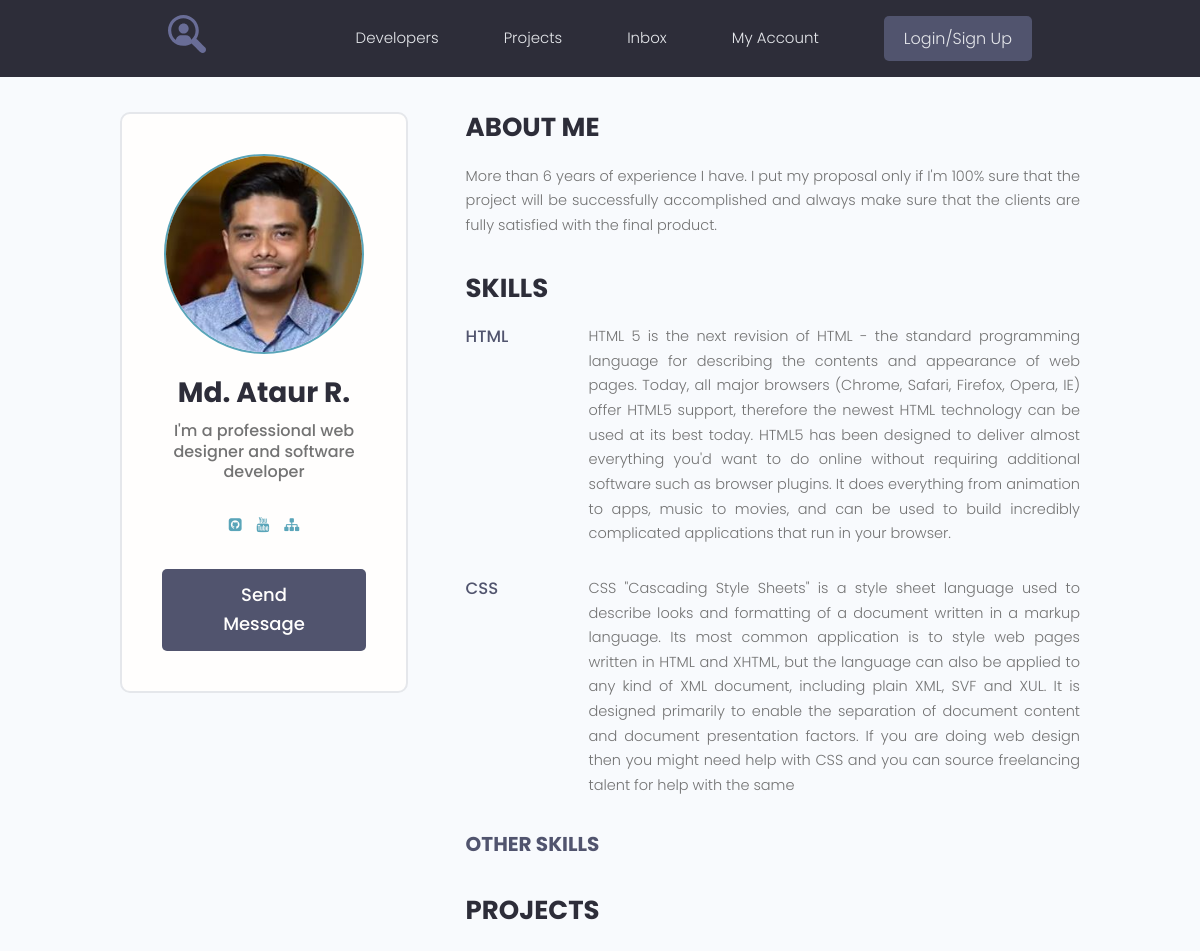
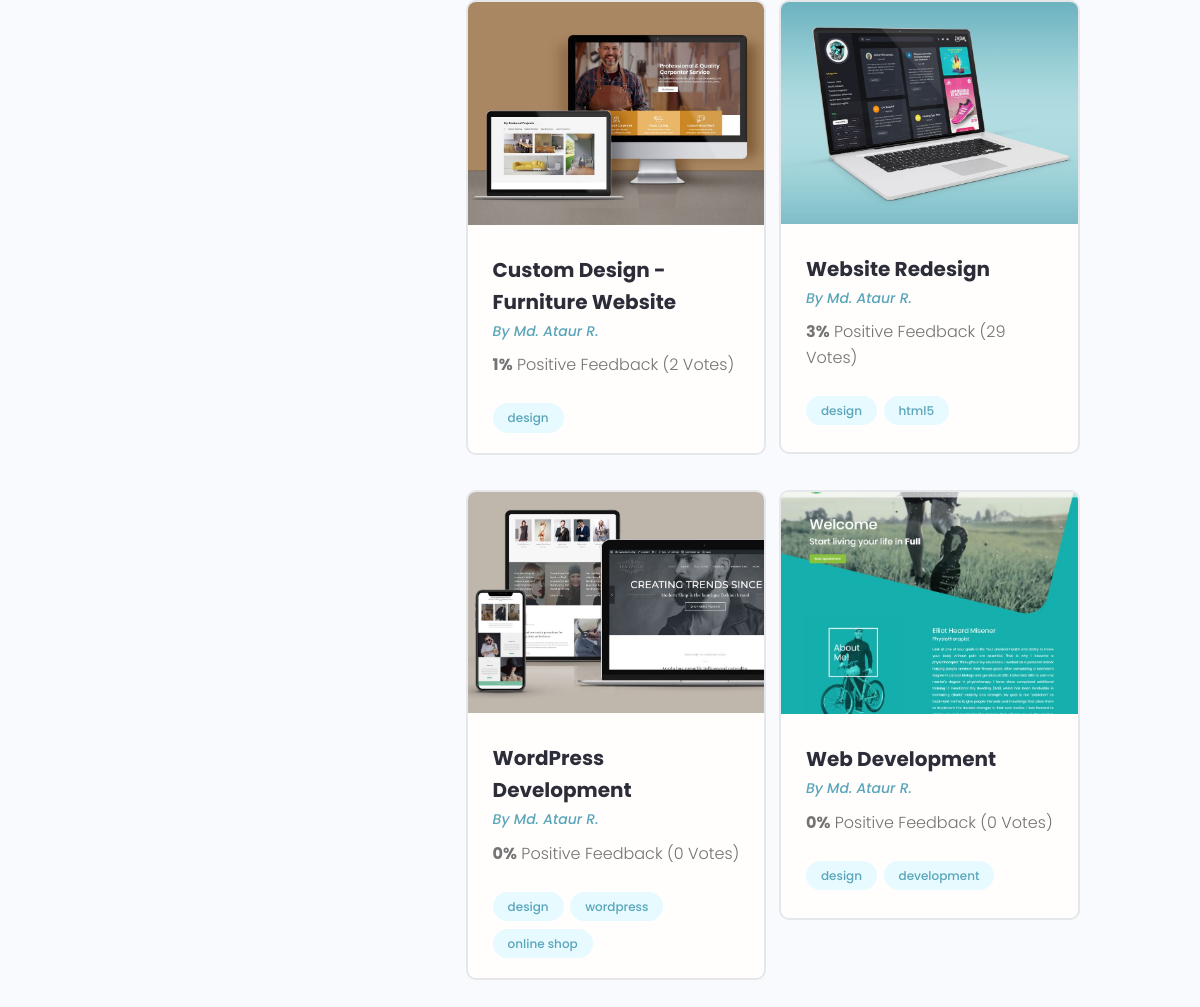
Page /profile/1/ on the committed database (2 pictures, top to bottom).
### users/models.py (models this page shows, shortened)
class Profile(models.Model):
    user = models.OneToOneField(User, on_delete=models.CASCADE, null=True, blank=True)
    name = models.CharField(max_length=200, null=True, blank=True)
    email = models.EmailField(max_length=500, null=True, blank=True)
    username = models.CharField(max_length=200, null=True, blank=True)
    short_info = models.CharField(max_length=200, null=True, blank=True)
    bio = models.TextField(null=True, blank=True)
    profile_image = models.ImageField(upload_to="profiles/", default="profiles/user-default")
    social_github = models.CharField(max_length=200, null=True, blank=True)
    social_youtube = models.CharField(max_length=200, null=True, blank=True)
    social_website = models.CharField(max_length=200, null=True, blank=True)
    created = models.DateTimeField(auto_now_add=True)

class Skill(models.Model):
    owner = models.ForeignKey(Profile, on_delete=models.SET_NULL, null=True, blank=True)
    name = models.CharField(max_length=200, null=True, blank=True)
    description = models.TextField(null=True, blank=True)
    created = models.DateTimeField(auto_now_add=True)

### projects/models.py (models this page shows, shortened)
class Project(models.Model):
    owner = models.ForeignKey(Profile, on_delete=models.SET_NULL, null=True, blank=True)
    title = models.CharField(max_length=200)
    description = models.TextField(blank=True, null=True)
    featured_image = models.ImageField(upload_to="projects/%Y/%m/%d", default="default.jpg")
    demo_link = models.CharField(max_length=1000, blank=True, null=True)
    source_link = models.CharField(max_length=1000, blank=True, null=True)
    tags = models.ManyToManyField('Tag', blank=True)
    vote_total = models.IntegerField(default=0, blank=True, null=True)
    vote_ratio = models.IntegerField(default=0, blank=True, null=True)
    created = models.DateTimeField(auto_now_add=True)

class Tag(models.Model):
    name = models.CharField(max_length=200)
    created = models.DateTimeField(auto_now_add=True)
    def __str__(self):
        return self.name

### users/views.py (the view)
# urls.py: path('profile/<str:pk>/', views.user_profile, name='user_profile'),
def user_profile(request, pk):
    prof = Profile.objects.get(id=pk)
    top_skills = prof.skill_set.exclude(description__exact="")
    other_skills = prof.skill_set.filter(description="")
    context = {
        "profile": prof,
        "top_skills": top_skills,
        "other_skills": other_skills,
    }
    return render(request, "users/profile.html", context)

### users/templates/users/profile.html (shortened to what this page needs)
{% extends 'projects/base.html' %}
{% block content %}
  <main class="profile my-md">
    <div class="container">
      <div class="layout">
        <div class="column column--1of3">
          <div class="card text-center">
            <div class="card__body dev">
              <img class="avatar avatar--xl" src="{{ profile.profile_image.url }}" />
              <h2 class="dev__name">{{ profile.name }}</h2>
              <p class="dev__title">{{ profile.short_info }}</p>
              <ul class="dev__social">
                {% if profile.social_github %}
                <li>
                  <a title="Github" href="{{ profile.social_github }}" target="_blank"><i class="fa fa-github-square"></i></a>
                </li>
                {% endif %}
                {% if profile.social_youtube %}
                <li>
                  <a title="Youtube" href="{{ profile.social_youtube }}" target="_blank"><i class="fa fa-youtube"></i></a>
                </li>
                {% endif %}
                {% if profile.social_website %}
                <li>
                  <a title="Personal Website" href="{{ profile.social_website }}" target="_blank"><i class="fa fa-sitemap"></i></a>
                </li>
                {% endif %}
              </ul>
              <a href="#" class="btn btn--sub btn--lg">Send Message </a>
            </div>
          </div>
        </div>
        <div class="column column--2of3">
          <div class="devInfo">
            <h3 class="devInfo__title">About Me</h3>
            <p class="devInfo__about">
              {{ profile.bio }}
            </p>
          </div>
          <div class="devInfo">
            <h3 class="devInfo__title">Skills</h3>
            <div class="devInfo__skills">
              {% for skill in top_skills %}
              <div class="devSkill">
                <h4 class="devSkill__title">{{ skill.name }}</h4>
                <p class="devSkill__info">
                    {{ skill.description }}
                </p>
              </div>
              {% endfor %}
              <h3 class="devInfo__subtitle">Other Skills</h3>
            </div>
          </div>
          <div class="devInfo">
            <h3 class="devInfo__title">Projects</h3>
            <div class="grid grid--two">
              {% for project in profile.project_set.all %}
              <div class="column">
                <div class="card project">
                  <a href="{% url 'project' project.id %}" class="project">
                    <img class="project__thumbnail" src="{{ project.featured_image.url }}" alt="project thumbnail" />
                  </a>
                    <div class="card__body">
                      <h3 class="project__title">{{ project.title }}</h3>
                      <p><a class="project__author" href="{% url 'user_profile' project.owner.id %}">By {{ project.owner.name }}</a></p>
                      <p class="project--rating">
                        <span style="font-weight: bold;">{{ project.vote_ratio }}%</span> Positive
Feedback ({{ project.vote_total }} Vote{{ project.vote_total|pluralize:'s' }})
                      </p>
                      <div class="project__tags">
                        {% for tag in project.tags.all %}
                        <span class="tag tag--pill tag--main">
                          <small>{{ tag }}</small>
                        </span>
                        {% endfor %}
                      </div>
                    </div>
                </div>
              </div>
              {% endfor %}
            </div>
          </div>
        </div>
      </div>
    </div>
  </main>
{% endblock %}

### projects/static/styles/app.css (style rules this page uses)
:root { --color-sub: #2d2d39; }
.btn--sub { background-color: var(--color-sub-light); }
.card { border: 2px solid var(--color-light); }
img { width: 100%; }
.profile .card > .dev { padding: 4rem; }
.dev__name { color: var(--color-sub); font-size: 2.8rem; font-weight: 700; margin-top: 1rem; margin-bottom: 0.5rem; }
.dev__title { font-size: 1.6rem; font-weight: 500; line-height: 1.3; }
.dev__social { margin: 3rem 0; list-style: none; display: flex; justify-content: center; gap: 1.5rem; }
.devInfo { margin-bottom: 3rem; }
.devInfo__title, .devInfo__subtitle { font-size: 2.6rem; color: var(--color-sub); text-transform: uppercase; font-weight: 700; margin-bottom: 1.5rem; }
.devInfo__subtitle { font-size: 2rem; color: var(--color-sub-light); }
.devInfo__about, .devSkill__info { font-size: 1.45rem; line-height: 1.7; text-align: justify; }
.devSkill { margin-bottom: 3rem; }
.devSkill__title { font-size: 1.65rem; font-weight: 500; color: var(--color-sub-light); }
@media screen and (min-width: 700px) { .devSkill { display: flex; justify-content: space-between; gap: 3rem; } }
@media screen and (min-width: 700px) { .devSkill__info { flex-basis: 80%; } }
.project__author { font-size: 1.4rem; font-style: italic; }
.project--rating { margin-bottom: 1.6em; margin-top: .5em; }
.project__thumbnail { object-fit: cover; object-position: top center; width: 100%; }
.project__title { font-size: 2rem; font-weight: 700; color: var(--color-sub); }

### projects/static/uikit/styles/modules/_variables.css (style rules this page uses)
:root { --color-main: #5aa5b9; --color-main-light: #e6faff; --color-sub: #3f4156; --color-sub-light: #51546e; --color-sub-lighter: #ededfd; --color-text: #737373; --color-gray: #8b8b8b; --color-light: #e5e7eb; --color-light-gray: #767676; --color-bg: #f8fafd; --color-white: #fffefd; --color-white-light: #f3f3f3; --color-success: #359e64; --color-success-bg: #def8e8; --color-error: #fc4b0b; --color-error-bg: #fff2ee; --font-base: 'Poppins', arial, helvetica, 'Segoe UI', roboto, ubuntu, sans-serif; --font-monospace: 'Fira Code', 'Courier New', courier, monospace; --font-regular: 300; --font-medium: 500; --font-bold: 700; --generic-shadow: 1px 1px 5px #00000010; --generic-transition: all 0.3s ease-in-out; }

### projects/static/uikit/styles/modules/_base.css (style rules this page uses)
* { margin: 0; padding: 0; box-sizing: border-box; text-rendering: optimizeLegibility; color: inherit; font-size: inherit; }
html { font-size: 50%; }
@media only screen and (min-width: 480px) { html { font-size: 56.25%; } }
@media only screen and (min-width: 1200px) { html { font-size: 62.5%; } }
body { line-height: 1.6; font-weight: 400; font-size: 1.5rem; color: var(--color-text); background-color: var(--color-bg); min-height: 100vh; }

### projects/static/uikit/styles/modules/_typography.css (style rules this page uses)
* { font-family: var(--font-base); }
h2 { font-size: 3.6rem; font-weight: var(--font-bold); }
h3 { font-size: 3.2rem; font-weight: var(--font-medium); }
h4 { font-size: 2.8rem; font-weight: var(--font-medium); }
p, span, strong { font-size: 1.6rem; color: var(--color-text); font-weight: var(--font-regular); }
a { padding-bottom: 2px; text-decoration: none; display: inline-block; color: var(--color-main); font-weight: var(--font-medium); }

### projects/static/uikit/styles/modules/_utilities.css (style rules this page uses)
.container { width: 92%; max-width: 165rem; margin: 0 auto; box-sizing: border-box; }
@media screen and (min-width: 1000px) { .container { width: 90%; } }
@media screen and (min-width: 1200px) { .container { width: 80%; } }
.text-center { text-align: center; }
.my-md { margin: 3rem auto; }

### projects/static/uikit/styles/modules/_avatar.css (style rules this page uses)
.avatar { border-radius: 50%; border: 2px solid var(--color-main); object-fit: cover; }
.avatar--xl { height: 20rem; width: 20rem; }

### projects/static/uikit/styles/modules/_button.css (style rules this page uses)
.btn { display: inline-block; position: relative; cursor: pointer; background-color: var(--color-light); font-weight: var(--font-medium); color: var(--color-sub); text-decoration: none; padding: 1rem 2rem; border-radius: 0.5rem; border: none; width: -webkit-fit-content; width: -moz-fit-content; width: fit-content; height: -webkit-fit-content; height: -moz-fit-content; height: fit-content; font-size: 1.6rem; outline-width: 0; outline-color: transparent; -webkit-backface-visibility: hidden; backface-visibility: hidden; transition: all 0.3s ease-in-out; }
.btn--sub { background-color: var(--color-sub); color: var(--color-white); }
.btn--lg { font-size: 1.8rem; padding: 1.2rem 4.5rem; }

### projects/static/uikit/styles/modules/_card.css (style rules this page uses)
.card { border-radius: 1rem; background-color: var(--color-white); border: 1.5px solid var(--color-light); width: auto; height: auto; margin-top: 0.5rem; margin-bottom: 0.5rem; overflow: hidden; }
.card__body, .card__header { padding: 2rem 2.5rem; }

### rows in the picture
Profile: profile_image (picture), name "Md. Ataur R.", short_info "I'm a professional web designer and software developer", bio "More than 6 years of experience I have. I put my proposal only if I'm 100% sure that the project will be successfully accomplished and always make sure that the clients are fully satisfied with the final product."
Skill: name "HTML", description "HTML 5 is the next revision of HTML - the standard programming language for describing the contents and appearance of web pages. Today, all major browsers (Chrome, Safari, Firefox, Opera, IE) offer HTML5 support, therefore the newest HTML technology can be used at its best today. HTML5 has been designed to deliver almost everything you'd want to do online without requiring additional software such as browser plugins. It does everything from animation to apps, music to movies, and can be used to build incredibly complicated applications that run in your browser."
Skill: name "CSS", description "CSS \"Cascading Style Sheets\" is a style sheet language used to describe looks and formatting of a document written in a markup language. Its most common application is to style web pages written in HTML and XHTML, but the language can also be applied to any kind of XML document, including plain XML, SVF and XUL. It is designed primarily to enable the separation of document content and document presentation factors. If you are doing web design then you might need help with CSS and you can source freelancing talent for help with the same"
Project: featured_image (picture), title "Custom Design - Furniture Website", owner.name "Md. Ataur R.", vote_ratio "1", vote_total "2"
Tag: name "design"
Project: featured_image (picture), title "Website Redesign", owner.name "Md. Ataur R.", vote_ratio "3", vote_total "29"
Tag: name "html5"
Project: featured_image (picture), title "WordPress Development", owner.name "Md. Ataur R.", vote_ratio "0", vote_total "0"
Tag: name "wordpress"
Tag: name "online shop"
Project: featured_image (picture), title "Web Development", owner.name "Md. Ataur R.", vote_ratio "0", vote_total "0"
Tag: name "development"
